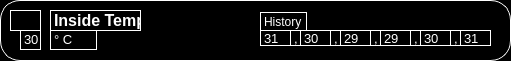
     <widget class="QWidget" name="widget_16" native="true">
      <property name="geometry">
       <rect>
        <x>10</x>
        <y>230</y>
        <width>511</width>
        <height>61</height>
       </rect>
      </property>
      <property name="styleSheet">
       <string notr="true">background-color:rgb(0, 0, 0);
border-color: rgb(243, 243, 243);
border-radius: 20px ;
border-width: 5rem;
border: 1px solid  rgb(255, 255, 255);</string>
      </property>
      <widget class="QLabel" name="label_7">
       <property name="geometry">
        <rect>
         <x>10</x>
         <y>10</y>
         <width>31</width>
         <height>21</height>
        </rect>
       </property>
       <property name="styleSheet">
        <string notr="true">image: url(:/newPrefix/icons8-temperature-inside-30 (1).jpg);
border: 1rem solid black;</string>
       </property>
       <property name="text">
        <string/>
       </property>
      </widget>
      <widget class="QLabel" name="label_15">
       <property name="geometry">
        <rect>
         <x>50</x>
         <y>10</y>
         <width>91</width>
         <height>21</height>
        </rect>
       </property>
       <property name="styleSheet">
        <string notr="true">border: 1rem solid black;
font: 17pt &quot;Roboto&quot; ;
</string>
       </property>
       <property name="text">
        <string>&lt;html&gt;&lt;head/&gt;&lt;body&gt;&lt;p&gt;&lt;span style=&quot; font-size:12pt; font-weight:600; color:#ffffff;&quot;&gt;Inside Temp&lt;/span&gt;&lt;/p&gt;&lt;/body&gt;&lt;/html&gt;</string>
       </property>
      </widget>
      <widget class="QLabel" name="label">
       <property name="geometry">
        <rect>
         <x>20</x>
         <y>30</y>
         <width>21</width>
         <height>20</height>
        </rect>
       </property>
       <property name="styleSheet">
        <string notr="true">border: 1rem solid black;</string>
       </property>
       <property name="text">
        <string>&lt;html&gt;&lt;head/&gt;&lt;body&gt;&lt;p&gt;&lt;span style=&quot; font-size:10pt; color:#ffffff;&quot;&gt;30 &lt;/span&gt;&lt;/p&gt;&lt;/body&gt;&lt;/html&gt;</string>
       </property>
      </widget>
      <widget class="QLabel" name="label_23">
       <property name="geometry">
        <rect>
         <x>50</x>
         <y>30</y>
         <width>47</width>
         <height>20</height>
        </rect>
       </property>
       <property name="styleSheet">
        <string notr="true">border: 1rem solid black;</string>
       </property>
       <property name="text">
        <string>&lt;html&gt;&lt;head/&gt;&lt;body&gt;&lt;p&gt;&lt;span style=&quot; font-size:10pt; color:#ffffff;&quot;&gt;° C&lt;/span&gt;&lt;/p&gt;&lt;/body&gt;&lt;/html&gt;</string>
       </property>
      </widget>
      <widget class="QLabel" name="label_24">
       <property name="geometry">
        <rect>
         <x>260</x>
         <y>12</y>
         <width>47</width>
         <height>21</height>
        </rect>
       </property>
       <property name="styleSheet">
        <string notr="true">font: 10pt &quot;MS Shell Dlg 2&quot;;
border: 1rem solid black;</string>
       </property>
       <property name="text">
        <string>&lt;html&gt;&lt;head/&gt;&lt;body&gt;&lt;p&gt;&lt;span style=&quot; color:#ffffff;&quot;&gt;History&lt;/span&gt;&lt;/p&gt;&lt;/body&gt;&lt;/html&gt;</string>
       </property>
      </widget>
      <widget class="QLabel" name="label_25">
       <property name="geometry">
        <rect>
         <x>260</x>
         <y>30</y>
         <width>31</width>
         <height>16</height>
        </rect>
       </property>
       <property name="styleSheet">
        <string notr="true">border: 1rem solid black;</string>
       </property>
       <property name="text">
        <string>&lt;html&gt;&lt;head/&gt;&lt;body&gt;&lt;p&gt;&lt;span style=&quot; font-size:10pt; color:#ffffff;&quot;&gt;31&lt;/span&gt;&lt;/p&gt;&lt;/body&gt;&lt;/html&gt;</string>
       </property>
      </widget>
      <widget class="QLabel" name="label_26">
       <property name="geometry">
        <rect>
         <x>290</x>
         <y>30</y>
         <width>16</width>
         <height>16</height>
        </rect>
       </property>
       <property name="styleSheet">
        <string notr="true">border: 1rem solid black;</string>
       </property>
       <property name="text">
        <string>&lt;html&gt;&lt;head/&gt;&lt;body&gt;&lt;p&gt;&lt;span style=&quot; font-size:10pt; color:#ffffff;&quot;&gt;,&lt;/span&gt;&lt;/p&gt;&lt;/body&gt;&lt;/html&gt;</string>
       </property>
      </widget>
      <widget class="QLabel" name="label_27">
       <property name="geometry">
        <rect>
         <x>300</x>
         <y>30</y>
         <width>31</width>
         <height>16</height>
        </rect>
       </property>
       <property name="styleSheet">
        <string notr="true">border: 1rem solid black;</string>
       </property>
       <property name="text">
        <string>&lt;html&gt;&lt;head/&gt;&lt;body&gt;&lt;p&gt;&lt;span style=&quot; font-size:10pt; color:#ffffff;&quot;&gt;30&lt;/span&gt;&lt;/p&gt;&lt;/body&gt;&lt;/html&gt;</string>
       </property>
      </widget>
      <widget class="QLabel" name="label_28">
       <property name="geometry">
        <rect>
         <x>330</x>
         <y>30</y>
         <width>16</width>
         <height>16</height>
        </rect>
       </property>
       <property name="styleSheet">
        <string notr="true">border: 1rem solid black;</string>
       </property>
       <property name="text">
        <string>&lt;html&gt;&lt;head/&gt;&lt;body&gt;&lt;p&gt;&lt;span style=&quot; font-size:10pt; color:#ffffff;&quot;&gt;,&lt;/span&gt;&lt;/p&gt;&lt;/body&gt;&lt;/html&gt;</string>
       </property>
      </widget>
      <widget class="QLabel" name="label_29">
       <property name="geometry">
        <rect>
         <x>340</x>
         <y>30</y>
         <width>31</width>
         <height>16</height>
        </rect>
       </property>
       <property name="styleSheet">
        <string notr="true">border: 1rem solid black;</string>
       </property>
       <property name="text">
        <string>&lt;html&gt;&lt;head/&gt;&lt;body&gt;&lt;p&gt;&lt;span style=&quot; font-size:10pt; color:#ffffff;&quot;&gt;29&lt;/span&gt;&lt;/p&gt;&lt;/body&gt;&lt;/html&gt;</string>
       </property>
      </widget>
      <widget class="QLabel" name="label_30">
       <property name="geometry">
        <rect>
         <x>370</x>
         <y>30</y>
         <width>16</width>
         <height>16</height>
        </rect>
       </property>
       <property name="styleSheet">
        <string notr="true">border: 1rem solid black;</string>
       </property>
       <property name="text">
        <string>&lt;html&gt;&lt;head/&gt;&lt;body&gt;&lt;p&gt;&lt;span style=&quot; font-size:10pt; color:#ffffff;&quot;&gt;,&lt;/span&gt;&lt;/p&gt;&lt;/body&gt;&lt;/html&gt;</string>
       </property>
      </widget>
      <widget class="QLabel" name="label_31">
       <property name="geometry">
        <rect>
         <x>380</x>
         <y>30</y>
         <width>31</width>
         <height>16</height>
        </rect>
       </property>
       <property name="styleSheet">
        <string notr="true">border: 1rem solid black;</string>
       </property>
       <property name="text">
        <string>&lt;html&gt;&lt;head/&gt;&lt;body&gt;&lt;p&gt;&lt;span style=&quot; font-size:10pt; color:#ffffff;&quot;&gt;29&lt;/span&gt;&lt;/p&gt;&lt;/body&gt;&lt;/html&gt;</string>
       </property>
      </widget>
      <widget class="QLabel" name="label_32">
       <property name="geometry">
        <rect>
         <x>410</x>
         <y>30</y>
         <width>16</width>
         <height>16</height>
        </rect>
       </property>
       <property name="styleSheet">
        <string notr="true">border: 1rem solid black;</string>
       </property>
       <property name="text">
        <string>&lt;html&gt;&lt;head/&gt;&lt;body&gt;&lt;p&gt;&lt;span style=&quot; font-size:10pt; color:#ffffff;&quot;&gt;,&lt;/span&gt;&lt;/p&gt;&lt;/body&gt;&lt;/html&gt;</string>
       </property>
      </widget>
      <widget class="QLabel" name="label_33">
       <property name="geometry">
        <rect>
         <x>420</x>
         <y>30</y>
         <width>31</width>
         <height>16</height>
        </rect>
       </property>
       <property name="styleSheet">
        <string notr="true">border: 1rem solid black;</string>
       </property>
       <property name="text">
        <string>&lt;html&gt;&lt;head/&gt;&lt;body&gt;&lt;p&gt;&lt;span style=&quot; font-size:10pt; color:#ffffff;&quot;&gt;30&lt;/span&gt;&lt;/p&gt;&lt;/body&gt;&lt;/html&gt;</string>
       </property>
      </widget>
      <widget class="QLabel" name="label_34">
       <property name="geometry">
        <rect>
         <x>450</x>
         <y>30</y>
         <width>16</width>
         <height>16</height>
        </rect>
       </property>
       <property name="styleSheet">
        <string notr="true">border: 1rem solid black;</string>
       </property>
       <property name="text">
        <string>&lt;html&gt;&lt;head/&gt;&lt;body&gt;&lt;p&gt;&lt;span style=&quot; font-size:10pt; color:#ffffff;&quot;&gt;,&lt;/span&gt;&lt;/p&gt;&lt;/body&gt;&lt;/html&gt;</string>
       </property>
      </widget>
      <widget class="QLabel" name="label_35">
       <property name="geometry">
        <rect>
         <x>460</x>
         <y>30</y>
         <width>31</width>
         <height>16</height>
        </rect>
       </property>
       <property name="styleSheet">
        <string notr="true">border: 1rem solid black;</string>
       </property>
       <property name="text">
        <string>&lt;html&gt;&lt;head/&gt;&lt;body&gt;&lt;p&gt;&lt;span style=&quot; font-size:10pt; color:#ffffff;&quot;&gt;31&lt;/span&gt;&lt;/p&gt;&lt;/body&gt;&lt;/html&gt;</string>
       </property>
      </widget>
     </widget>
